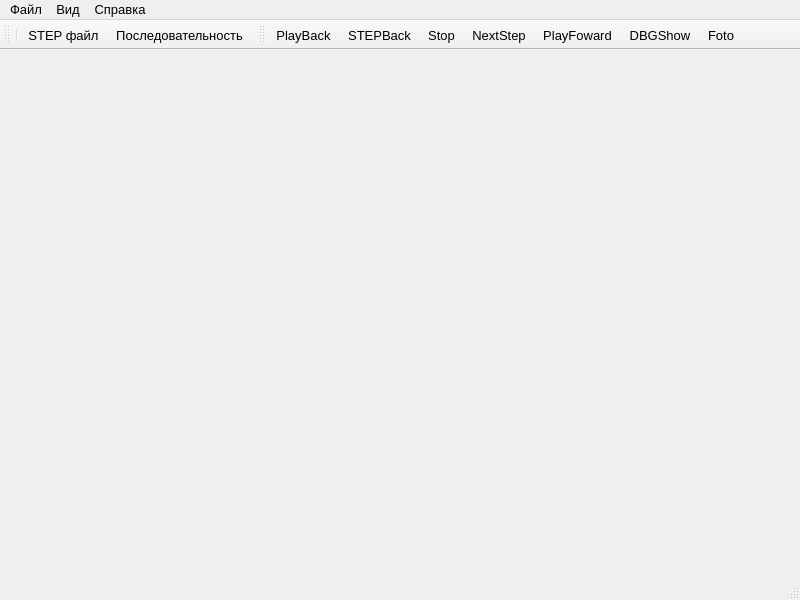
<?xml version="1.0" encoding="UTF-8"?>
<ui version="4.0">
 <class>MainWindow</class>
 <widget class="QMainWindow" name="MainWindow">
  <property name="geometry">
   <rect>
    <x>0</x>
    <y>0</y>
    <width>800</width>
    <height>600</height>
   </rect>
  </property>
  <property name="minimumSize">
   <size>
    <width>100</width>
    <height>50</height>
   </size>
  </property>
  <property name="font">
   <font>
    <family>Segoe UI</family>
    <pointsize>10</pointsize>
    <italic>false</italic>
    <kerning>true</kerning>
   </font>
  </property>
  <property name="mouseTracking">
   <bool>false</bool>
  </property>
  <property name="windowTitle">
   <string>Система АППС</string>
  </property>
  <widget class="QWidget" name="mainwidget">
   <property name="minimumSize">
    <size>
     <width>100</width>
     <height>50</height>
    </size>
   </property>
  </widget>
  <widget class="QMenuBar" name="menubar">
   <property name="geometry">
    <rect>
     <x>0</x>
     <y>0</y>
     <width>800</width>
     <height>23</height>
    </rect>
   </property>
   <widget class="QMenu" name="menu_FILE_2">
    <property name="title">
     <string>Файл</string>
    </property>
    <widget class="QMenu" name="menu_IMPORT">
     <property name="title">
      <string>Открыть</string>
     </property>
     <addaction name="actionSTEPFile"/>
     <addaction name="actionPrevSession"/>
    </widget>
    <widget class="QMenu" name="menu_EXPORT">
     <property name="title">
      <string>Сохранить</string>
     </property>
     <addaction name="actionSaveSession"/>
    </widget>
    <addaction name="separator"/>
    <addaction name="menu_IMPORT"/>
    <addaction name="menu_EXPORT"/>
    <addaction name="actionEXIT"/>
   </widget>
   <widget class="QMenu" name="menu_VIEW">
    <property name="title">
     <string>Вид</string>
    </property>
    <addaction name="actionCONTROLPANEL"/>
   </widget>
   <widget class="QMenu" name="menu_HELP">
    <property name="title">
     <string>Справка</string>
    </property>
    <addaction name="actionABOUT"/>
   </widget>
   <addaction name="menu_FILE_2"/>
   <addaction name="menu_VIEW"/>
   <addaction name="menu_HELP"/>
  </widget>
  <widget class="QStatusBar" name="ProgressBar"/>
  <widget class="QToolBar" name="asmCotrolToolBar">
   <property name="windowTitle">
    <string>toolBar</string>
   </property>
   <attribute name="toolBarArea">
    <enum>TopToolBarArea</enum>
   </attribute>
   <attribute name="toolBarBreak">
    <bool>false</bool>
   </attribute>
   <addaction name="separator"/>
   <addaction name="actionSTEP"/>
   <addaction name="actionSAVESEQ"/>
  </widget>
  <widget class="QToolBar" name="toolBar">
   <property name="windowTitle">
    <string>toolBar</string>
   </property>
   <attribute name="toolBarArea">
    <enum>TopToolBarArea</enum>
   </attribute>
   <attribute name="toolBarBreak">
    <bool>false</bool>
   </attribute>
   <addaction name="actionPlayBack"/>
   <addaction name="actionSTEPBack"/>
   <addaction name="actionStop"/>
   <addaction name="actionNextStep"/>
   <addaction name="actionPlayFoward"/>
   <addaction name="actionDBGShow"/>
   <addaction name="actionFoto"/>
  </widget>
  <action name="actionEXIT">
   <property name="text">
    <string>Выход</string>
   </property>
  </action>
  <action name="actionSAVESEQ">
   <property name="icon">
    <iconset>
     <normaloff>PNG/32/download-32.png</normaloff>PNG/32/download-32.png</iconset>
   </property>
   <property name="text">
    <string>Последовательность</string>
   </property>
  </action>
  <action name="actionSTEP">
   <property name="icon">
    <iconset theme="New">
     <normaloff>PNG/32/file-32.png</normaloff>
     <normalon>PNG/32/documents-32.png</normalon>PNG/32/file-32.png</iconset>
   </property>
   <property name="text">
    <string>STEP файл</string>
   </property>
  </action>
  <action name="actionCONTROLPANEL">
   <property name="text">
    <string>Панель управления</string>
   </property>
  </action>
  <action name="actionABOUT">
   <property name="text">
    <string>О приложении...</string>
   </property>
  </action>
  <action name="actionSTEPBack">
   <property name="icon">
    <iconset>
     <normaloff>PNG/32/stepback-32.png</normaloff>PNG/32/stepback-32.png</iconset>
   </property>
   <property name="text">
    <string>STEPBack</string>
   </property>
  </action>
  <action name="actionPlayBack">
   <property name="icon">
    <iconset>
     <normaloff>PNG/32/playaback-32.png</normaloff>PNG/32/playaback-32.png</iconset>
   </property>
   <property name="text">
    <string>PlayBack</string>
   </property>
  </action>
  <action name="actionStop">
   <property name="icon">
    <iconset>
     <normaloff>PNG/32/pause-32.png</normaloff>PNG/32/pause-32.png</iconset>
   </property>
   <property name="text">
    <string>Stop</string>
   </property>
  </action>
  <action name="actionNextStep">
   <property name="icon">
    <iconset>
     <normaloff>PNG/32/stepfoward-32.png</normaloff>PNG/32/stepfoward-32.png</iconset>
   </property>
   <property name="text">
    <string>NextStep</string>
   </property>
  </action>
  <action name="actionPlayFoward">
   <property name="icon">
    <iconset>
     <normaloff>PNG/32/play-32.png</normaloff>PNG/32/play-32.png</iconset>
   </property>
   <property name="text">
    <string>PlayFoward</string>
   </property>
  </action>
  <action name="actionFoto">
   <property name="icon">
    <iconset>
     <normaloff>PNG/32/camera-32.png</normaloff>PNG/32/camera-32.png</iconset>
   </property>
   <property name="text">
    <string>Foto</string>
   </property>
  </action>
  <action name="actionDBGShow">
   <property name="icon">
    <iconset>
     <normaloff>PNG/32/share-32.png</normaloff>PNG/32/share-32.png</iconset>
   </property>
   <property name="text">
    <string>DBGShow</string>
   </property>
   <property name="toolTip">
    <string>Показывать свободные направления извлекаемой детали</string>
   </property>
  </action>
  <action name="actionSTEPFile">
   <property name="text">
    <string>STEP файл</string>
   </property>
  </action>
  <action name="actionPrevSession">
   <property name="text">
    <string>Предыдущую сессию</string>
   </property>
  </action>
  <action name="actionSaveSession">
   <property name="text">
    <string>Текущую сессию</string>
   </property>
  </action>
 </widget>
 <resources/>
 <connections/>
</ui>
